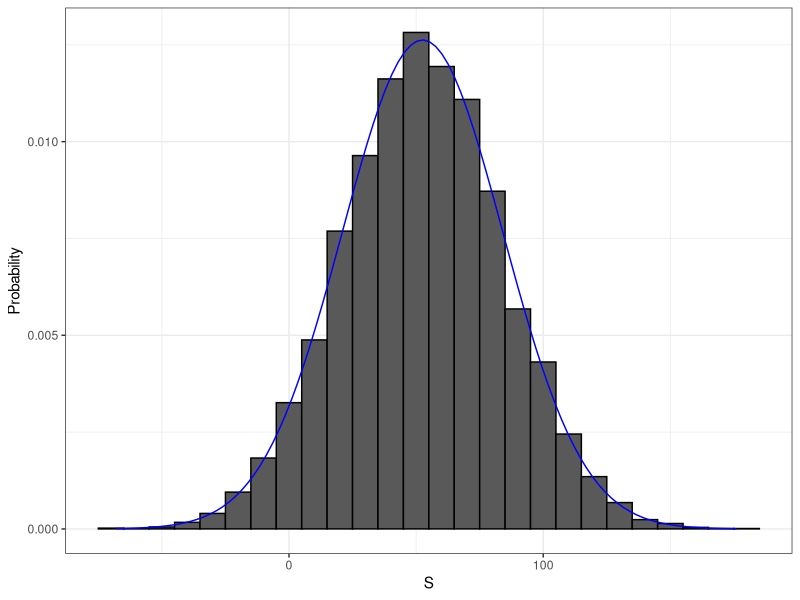

This chart was generated by the following R code:
## ---- chunk 1
library(tidyverse)
dslabs::ds_theme_set()
set.seed(1)
## ---- chunk 2
beads <- rep( c("red", "blue"), times = c(2,3))
X <- ifelse(sample(beads, 1) == "blue", 1, 0)
## ---- chunk 3
#아래 값들은 랜덤 배리어블이라 Sometimes it's 1 and sometimes it's 0.
ifelse(sample(beads, 1) == "blue", 1, 0)
ifelse(sample(beads, 1) == "blue", 1, 0)
ifelse(sample(beads, 1) == "blue", 1, 0)
## ---- chunk 4
color <- rep(c("Black", "Red", "Green"), c(18, 18, 2))
## ---- chunk 5
n <- 1000
X <- sample(ifelse(color == "Red", -1, 1),  n, replace = TRUE)
X[1:10]
## ---- chunk 6
X <- sample(c(-1,1), n, replace = TRUE, prob=c(9/19, 10/19))
## ---- chunk 7
X <- sample(c(-1,1), n, replace = TRUE, prob=c(9/19, 10/19))
S <- sum(X)
S
## ---- chunk 8
n <- 1000
B <- 10000
roulette_winnings <- function(n){
  X <- sample(c(-1,1), n, replace = TRUE, prob=c(9/19, 10/19))
  sum(X)
}
S <- replicate(B, roulette_winnings(n))
## ---- chunk 9
mean(S<0)
## ---- chunk 10
s <- seq(min(S), max(S), length = 100)
normal_density <- data.frame(s = s, f=dnorm(s, mean(S), sd(S)))
data.frame(S=S) %>% ggplot(aes(S, ..density..)) +
  geom_histogram(color = "black", binwidth = 10)  +
  ylab("Probability") + 
  geom_line(data = normal_density, mapping=aes(s,f), color="blue")
## ---- chunk 11
n <- 1000
pbinom(n/2, size = n, prob = 10/19)
## ---- chunk 12
pbinom(n/2-1, size = n, prob = 10/19)
## ---- chunk 13
B <- 10^6
x <- sample(c(-1,1), B, replace = TRUE, prob=c(9/19, 10/19))
mean(x)
## ---- chunk 14
2 * sqrt(90)/19
## ---- chunk 15
n <- 1000
sqrt(n) * 2 * sqrt(90)/19
## ---- chunk 16
library(dslabs)
x <- heights$height
m <- mean(x)
s <- sqrt(mean((x-m)^2))
## ---- chunk 17
identical(s, sd(x))
s-sd(x)
## ---- chunk 18
n <- length(x)
s-sd(x)*sqrt((n-1) / n)
